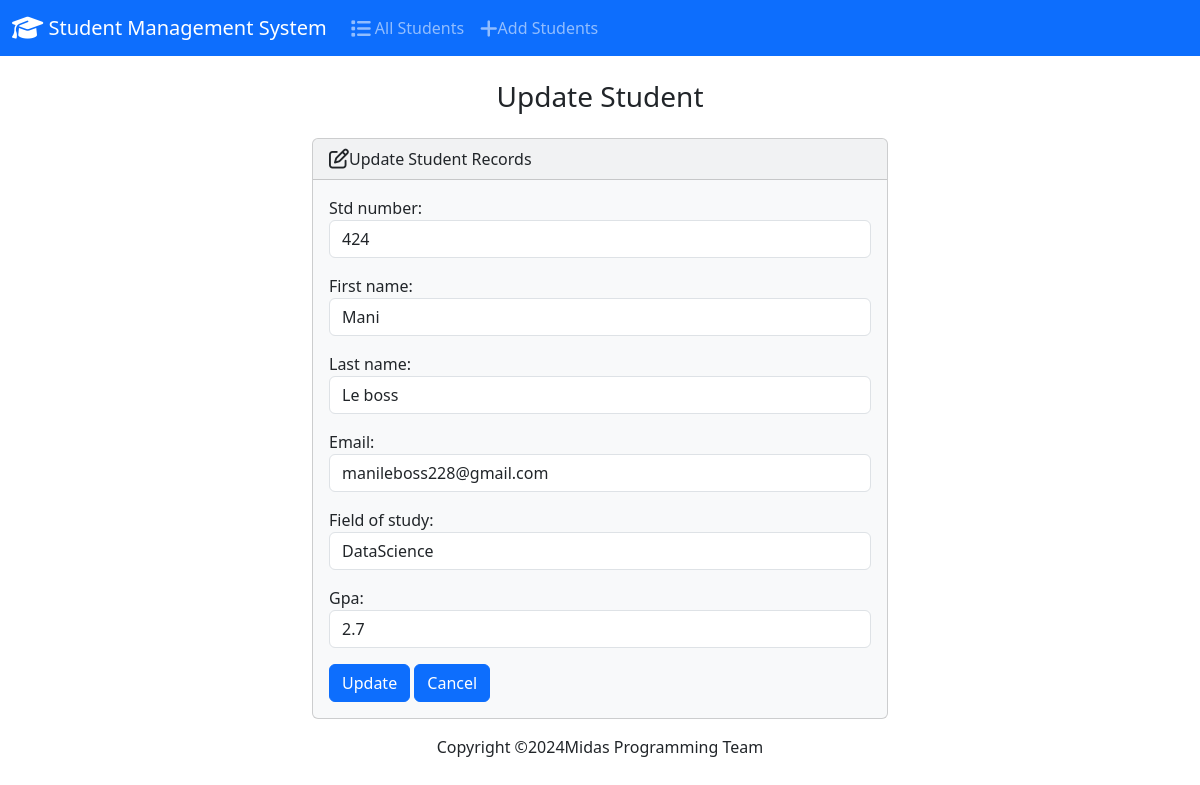
Page /edit/1/ on the committed database.
### students/models.py (models this page shows, shortened)
class Student(models.Model):
    std_number = models.PositiveIntegerField()
    first_name = models.CharField(max_length=200)
    last_name = models.CharField(max_length=200)
    email = models.EmailField(max_length=100)
    field_of_study = models.CharField(max_length=200)
    gpa = models.FloatField()

### students/views.py (the view)
# urls.py: path('edit/<int:id>/', views.edit, name='edit'),
def edit(request, id):
    if request.method == 'POST':
        student = Student.objects.get(pk=id)
        form = StudentForm(request.POST, instance=student)
        if form.is_valid():
            form.save()
            return render(request, 'students/edit.html',{
                'form': form,
                'success': True
            })
    else:
        student = Student.objects.get(pk=id)
        form = StudentForm(instance=student)
    return render(request, 'students/edit.html',{
        'form': form,
    })

### students/forms.py
class StudentForm(forms.ModelForm):
    class Meta:
        model = Student
        fields = ['std_number', 'first_name', 'last_name', 'email', 'field_of_study', 'gpa']
        label = {
            'std_number' : 'Student Number',
            'first_name' : 'First Name',
            'last_name' : 'Last Name',
            'email' : 'Email',
            'field_of_study' : 'Field Of Study',
            'gpa' : 'GPA',
        }
        widgets = {
            'std_number' : forms.NumberInput(attrs={'class': 'form-control'}),
            'first_name' : forms.TextInput(attrs={'class': 'form-control'}),
            'last_name' : forms.TextInput(attrs={'class': 'form-control'}),
            'email' : forms.EmailInput(attrs={'class': 'form-control'}),
            'field_of_study' : forms.TextInput(attrs={'class': 'form-control'}),
            'gpa' : forms.NumberInput(attrs={'class': 'form-control'}),
        }

### students/templates/students/edit.html (shortened to what this page needs)
{% extends 'students/base.html' %}
{% block body %}
    <h3 class="text-center m-4">Update Student</h3>
    {% if success %}
        <div class="<div class="alert alert-success" role="alert">
            The student updated succesfully.
            <a href="{% url 'index' %}" class="aler-link">Go Home Page.</a>
        </div>
    {% else %}
        <div class="row justify-content-center">
            <div class="col-6">
                <div class="card bg-light mb-3">
                    <div class="card-header">
                        <i class="fa-regular fa-pen-to-square fa-lg"></i>Update Student Records
                    </div>
                    <div class="card-body">
                        <form action="{% url 'add' %}" method="POST">
                            {{ form.as_p }}
                            <button type="submit" class="btn btn-primary">Update</button>
                            <a href="{% url 'index' %}" class="btn btn-primary">Cancel</a>
                        </form>
                    </div>
                  </div>
            </div>
        </div>
    {% endif %}
{% endblock %}

### rows in the picture
Student: std_number "424", first_name "Mani", last_name "Le boss", email "manileboss228@gmail.com", field_of_study "DataScience", gpa "2.7"
